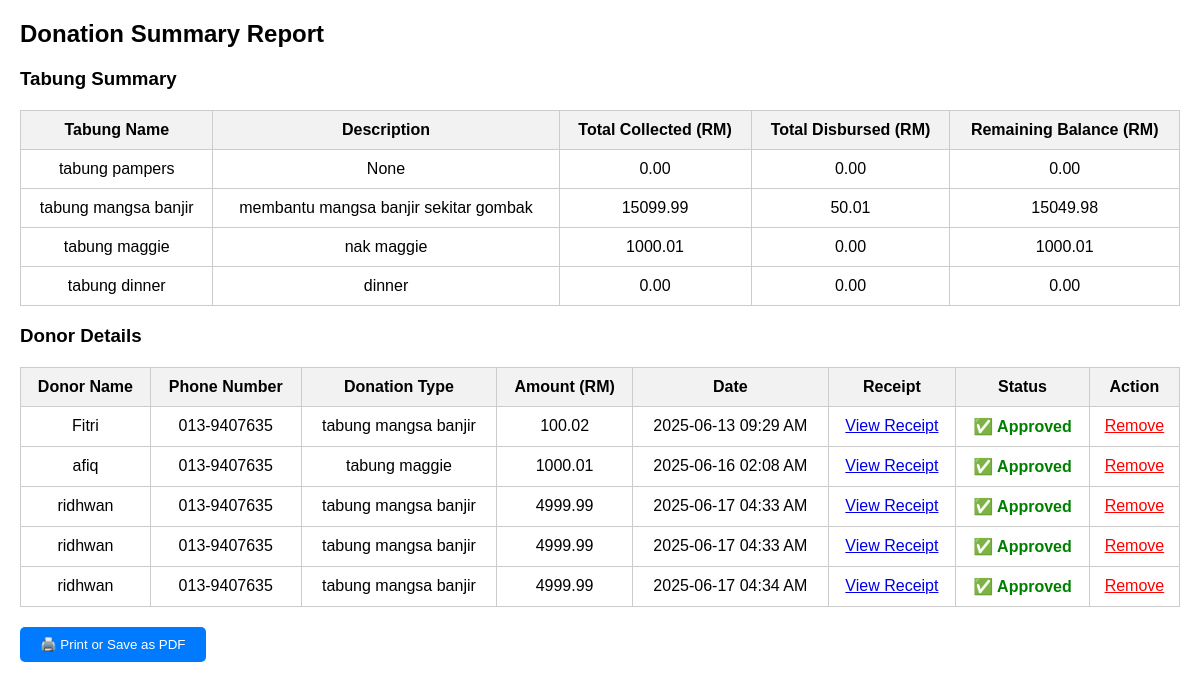
Screenshot of /django_donation_project/president/summary/ (signed in) with the database file from the repository.
### masjid/models.py (models this page shows, shortened)
class Donation(models.Model):
    name = models.CharField(max_length=100)
    description = models.TextField(blank=True, null=True)
    bank_account = models.CharField(max_length=50, blank=True, null=True)
    qr_code = models.ImageField(upload_to='qr_codes/', blank=True, null=True)
    created_by = models.ForeignKey(User, on_delete=models.SET_NULL, null=True, limit_choices_to={'role': 'president'})
    created_at = models.DateTimeField(auto_now_add=True)
    @property
    def total_collected(self):
        return sum(entry.amount for entry in self.donationentry_set.all())
    @property
    def total_disbursed(self):
        return sum(d.amount for d in self.disbursement_set.filter(is_approved=True))
    @property
    def remaining_balance(self):
        return self.total_collected - self.total_disbursed

class Disbursement(models.Model):
    donation_type = models.ForeignKey(Donation, on_delete=models.CASCADE)
    amount = models.DecimalField(max_digits=10, decimal_places=2)
    purpose = models.TextField()
    requested_by = models.ForeignKey(User, on_delete=models.SET_NULL, null=True, limit_choices_to={'role': 'ajk'})
    approved_by = models.ForeignKey(User, on_delete=models.SET_NULL, null=True, blank=True, related_name='approver', limit_choices_to={'role': 'president'})
    is_approved = models.BooleanField(default=False)
    requested_at = models.DateTimeField(auto_now_add=True)
    is_rejected = models.BooleanField(default=False)

class DonationEntry(models.Model):
    donor_name = models.CharField(max_length=100)
    phone_number = models.CharField(max_length=15)
    donation_type = models.ForeignKey(Donation, on_delete=models.CASCADE)
    amount = models.DecimalField(max_digits=10, decimal_places=2)
    receipt_image = models.ImageField(upload_to='receipts/')
    date = models.DateTimeField(auto_now_add=True)
    is_approved = models.BooleanField(default=False)  # ✅ new field

### masjid/views.py (the view)
# urls.py: path('president/summary/', views.donation_summary, name='donation_summary'),
@login_required
def donation_summary(request):
    if request.user.role != 'president':
        return redirect('home')
    start_date = request.GET.get('start_date')
    end_date = request.GET.get('end_date')
    tabungs = Donation.objects.all()
    entries = DonationEntry.objects.all()
    if start_date and end_date:
        entries = entries.filter(date__date__range=[start_date, end_date])
    return render(request, 'donation_summary.html', {
        'tabungs': tabungs,
        'donor_entries': entries,
        'start_date': start_date,
        'end_date': end_date
    })

### masjid/templates/donation_summary.html (shortened to what this page needs)
<!DOCTYPE html>
<html>
<head>
</head>
<body>
    <h2>Donation Summary Report</h2>
    <h3>Tabung Summary</h3>
    <table>
        <tr>
            <th>Tabung Name</th>
            <th>Description</th>
            <th>Total Collected (RM)</th>
            <th>Total Disbursed (RM)</th>
            <th>Remaining Balance (RM)</th>
        </tr>
        {% for tabung in tabungs %}
        <tr>
            <td>{{ tabung.name }}</td>
            <td>{{ tabung.description }}</td>
            <td>{{ tabung.total_collected|floatformat:2 }}</td>
            <td>{{ tabung.total_disbursed|floatformat:2 }}</td>
            <td>{{ tabung.remaining_balance|floatformat:2 }}</td>
        </tr>
        {% empty %}
        <tr><td colspan="5">No tabungs found.</td></tr>
        {% endfor %}
    </table>
    <h3>
        Donor Details
    </h3>
    <table>
        <tr>
            <th>Donor Name</th>
            <th>Phone Number</th>
            <th>Donation Type</th>
            <th>Amount (RM)</th>
            <th>Date</th>
            <th>Receipt</th>
            <th>Status</th>
            <th>Action</th>
        </tr>
        {% for donor in donor_entries %}
        <tr>
            <td>{{ donor.donor_name }}</td>
            <td>{{ donor.phone_number }}</td>
            <td>{{ donor.donation_type.name }}</td>
            <td>{{ donor.amount|floatformat:2 }}</td>
            <td>{{ donor.date|date:"Y-m-d H:i A" }}</td>
            <td>
                {% if donor.receipt_image %}
                    <a href="{{ donor.receipt_image.url }}" target="_blank">View Receipt</a>
                {% else %}
                    -
                {% endif %}
            </td>
            <td>
                {% if donor.is_approved %}
                    <span class="status-approved">✅ Approved</span>
                {% else %}
                    <span class="status-pending">Pending</span>
                {% endif %}
            </td>
            <td>
                <a href="{% url 'remove_donation' donor.id %}" style="color: red;" onclick="return confirm('Are you sure you want to remove this donation?')">Remove</a>
            </td>
        </tr>
        {% empty %}
        <tr><td colspan="8">No donations in this range.</td></tr>
        {% endfor %}
    </table>
    <button class="btn-print" onclick="window.print()">🖨️ Print or Save as PDF</button>
</body>
</html>

### masjid/templates/donation_summary.html (style rules this page uses)
body { font-family: Arial; margin: 20px; }
table { width: 100%; border-collapse: collapse; margin-top: 20px; }
th, td { padding: 10px; border: 1px solid #ccc; text-align: center; }
th { background-color: #f2f2f2; }
.btn-print, .btn-filter { margin-top: 20px; padding: 10px 20px; background-color: #007bff; color: white; border: none; cursor: pointer; border-radius: 5px; }
.status-approved { color: green; font-weight: bold; }

### rows the page displays
Donation: name "tabung pampers", description "None", total_collected "0.00", total_disbursed "0.00", remaining_balance "0.00"
Donation: name "tabung mangsa banjir", description "membantu mangsa banjir sekitar gombak", total_collected "15099.99", total_disbursed "50.01", remaining_balance "15049.98"
Donation: name "tabung maggie", description "nak maggie", total_collected "1000.01", total_disbursed "0.00", remaining_balance "1000.01"
Donation: name "tabung dinner", description "dinner", total_collected "0.00", total_disbursed "0.00", remaining_balance "0.00"
DonationEntry: donor_name "Fitri", phone_number "013-9407635", donation_type.name "tabung mangsa banjir", amount "100.02", date "2025-06-13 09:29 AM", is_approved "✅ Approved"
DonationEntry: donor_name "afiq", phone_number "013-9407635", donation_type.name "tabung maggie", amount "1000.01", date "2025-06-16 02:08 AM", is_approved "✅ Approved"
DonationEntry: donor_name "ridhwan", phone_number "013-9407635", donation_type.name "tabung mangsa banjir", amount "4999.99", date "2025-06-17 04:33 AM", is_approved "✅ Approved"
DonationEntry: donor_name "ridhwan", phone_number "013-9407635", donation_type.name "tabung mangsa banjir", amount "4999.99", date "2025-06-17 04:33 AM", is_approved "✅ Approved"
DonationEntry: donor_name "ridhwan", phone_number "013-9407635", donation_type.name "tabung mangsa banjir", amount "4999.99", date "2025-06-17 04:34 AM", is_approved "✅ Approved"
